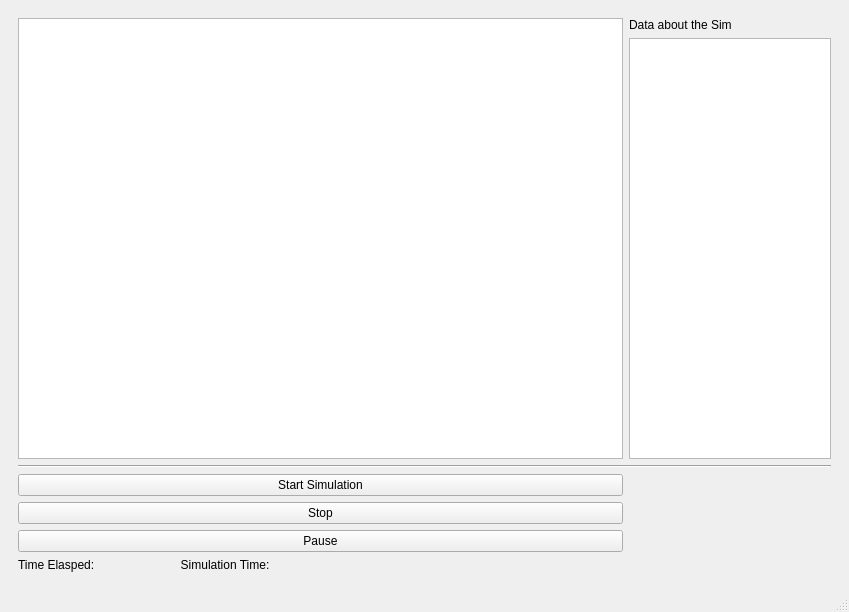
<?xml version="1.0" encoding="UTF-8"?>
<ui version="4.0">
 <class>MainWindow</class>
 <widget class="QMainWindow" name="MainWindow">
  <property name="geometry">
   <rect>
    <x>0</x>
    <y>0</y>
    <width>849</width>
    <height>612</height>
   </rect>
  </property>
  <property name="sizePolicy">
   <sizepolicy hsizetype="Expanding" vsizetype="Expanding">
    <horstretch>0</horstretch>
    <verstretch>0</verstretch>
   </sizepolicy>
  </property>
  <property name="windowTitle">
   <string>MainWindow</string>
  </property>
  <widget class="QWidget" name="centralwidget">
   <property name="sizePolicy">
    <sizepolicy hsizetype="Expanding" vsizetype="Expanding">
     <horstretch>0</horstretch>
     <verstretch>0</verstretch>
    </sizepolicy>
   </property>
   <layout class="QHBoxLayout" name="horizontalLayout">
    <item>
     <widget class="QWidget" name="widget" native="true">
      <layout class="QGridLayout" name="gridLayout">
       <item row="0" column="0" rowspan="2">
        <widget class="QTextBrowser" name="textBrowser">
         <property name="sizePolicy">
          <sizepolicy hsizetype="Expanding" vsizetype="Expanding">
           <horstretch>3</horstretch>
           <verstretch>0</verstretch>
          </sizepolicy>
         </property>
        </widget>
       </item>
       <item row="0" column="1">
        <widget class="QLabel" name="label_2">
         <property name="sizePolicy">
          <sizepolicy hsizetype="Preferred" vsizetype="Preferred">
           <horstretch>1</horstretch>
           <verstretch>0</verstretch>
          </sizepolicy>
         </property>
         <property name="text">
          <string>Data about the Sim</string>
         </property>
        </widget>
       </item>
       <item row="1" column="1">
        <widget class="QTextBrowser" name="textBrowser_2">
         <property name="sizePolicy">
          <sizepolicy hsizetype="Expanding" vsizetype="Expanding">
           <horstretch>1</horstretch>
           <verstretch>0</verstretch>
          </sizepolicy>
         </property>
        </widget>
       </item>
       <item row="2" column="0" colspan="2">
        <widget class="Line" name="line">
         <property name="orientation">
          <enum>Qt::Horizontal</enum>
         </property>
        </widget>
       </item>
       <item row="3" column="0">
        <layout class="QVBoxLayout" name="verticalLayout" stretch="0,0,0">
         <item>
          <widget class="QPushButton" name="pushButton_2">
           <property name="text">
            <string>Start Simulation</string>
           </property>
          </widget>
         </item>
         <item>
          <widget class="QPushButton" name="pushButton_3">
           <property name="text">
            <string>Stop</string>
           </property>
          </widget>
         </item>
         <item>
          <widget class="QPushButton" name="pushButton">
           <property name="text">
            <string>Pause</string>
           </property>
          </widget>
         </item>
        </layout>
       </item>
       <item row="4" column="0">
        <widget class="QLabel" name="label">
         <property name="text">
          <string>Time Elasped:                          Simulation Time:</string>
         </property>
        </widget>
       </item>
      </layout>
     </widget>
    </item>
   </layout>
  </widget>
  <widget class="QMenuBar" name="menubar">
   <property name="geometry">
    <rect>
     <x>0</x>
     <y>0</y>
     <width>849</width>
     <height>21</height>
    </rect>
   </property>
  </widget>
  <widget class="QStatusBar" name="statusbar"/>
 </widget>
 <resources/>
 <connections/>
</ui>
